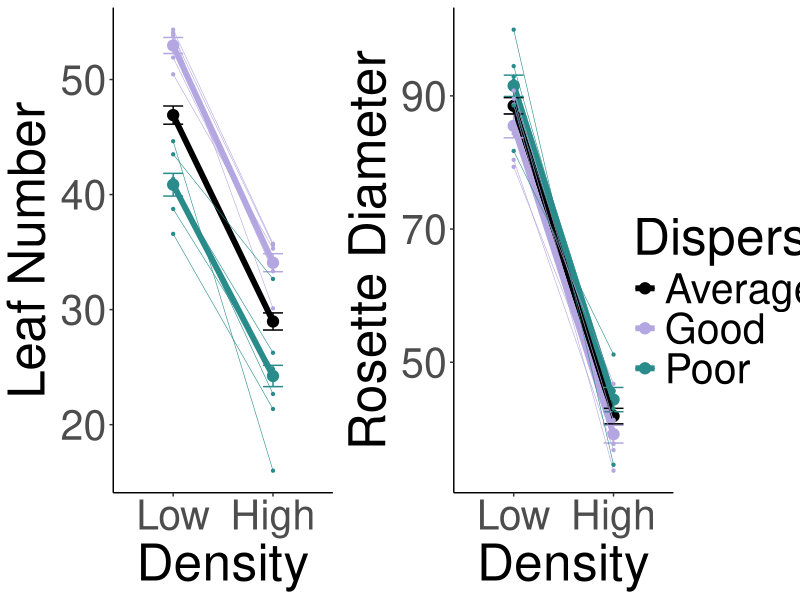
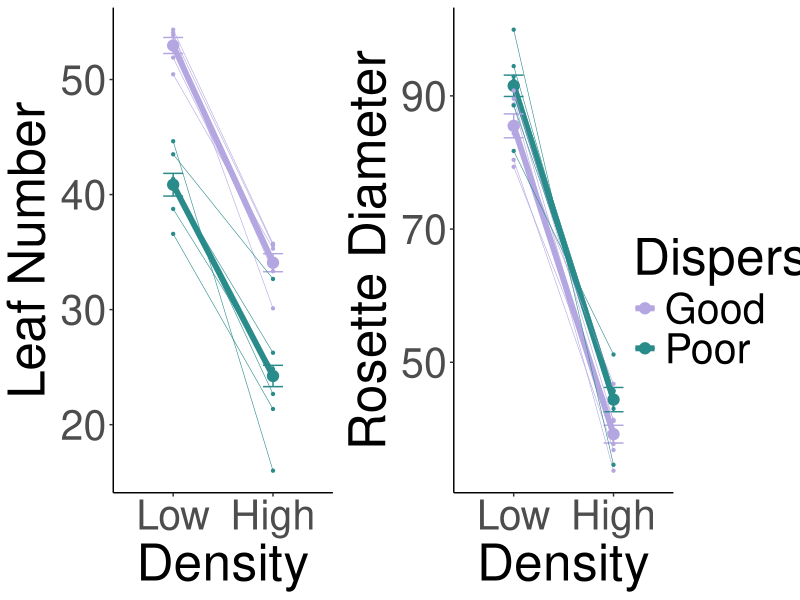
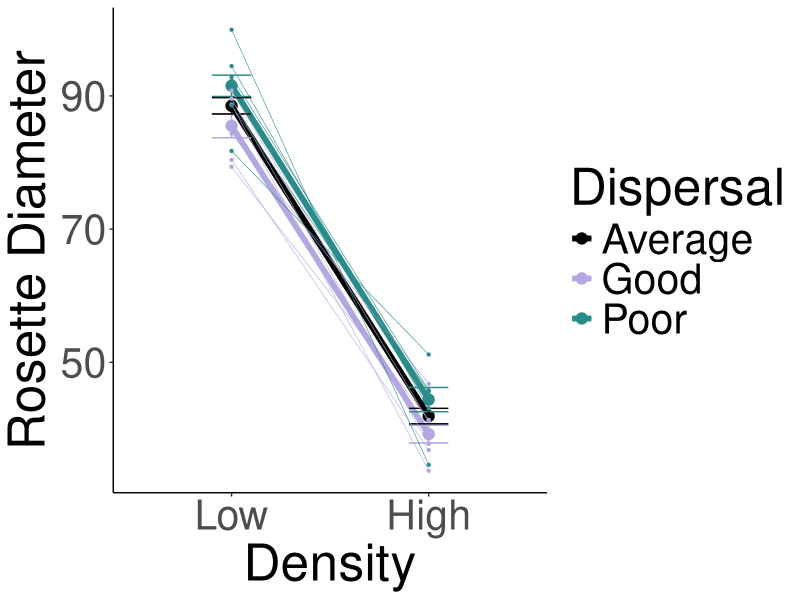
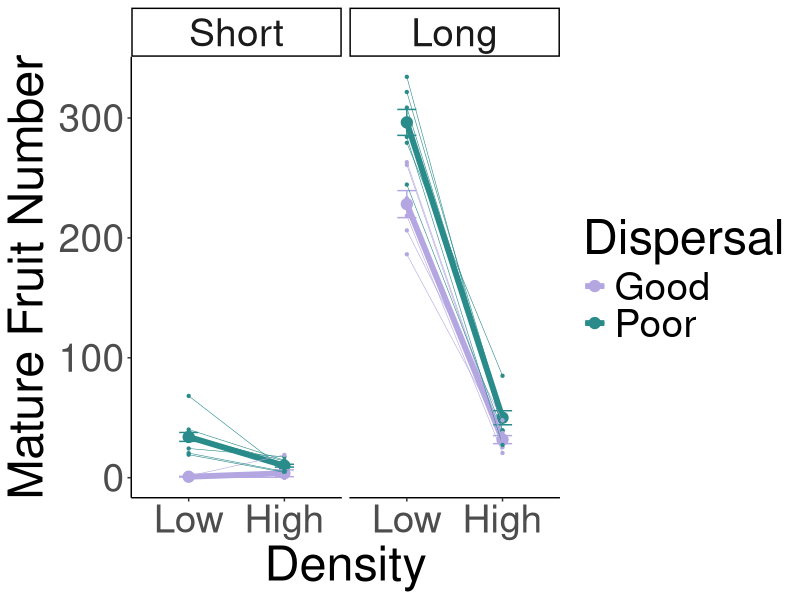
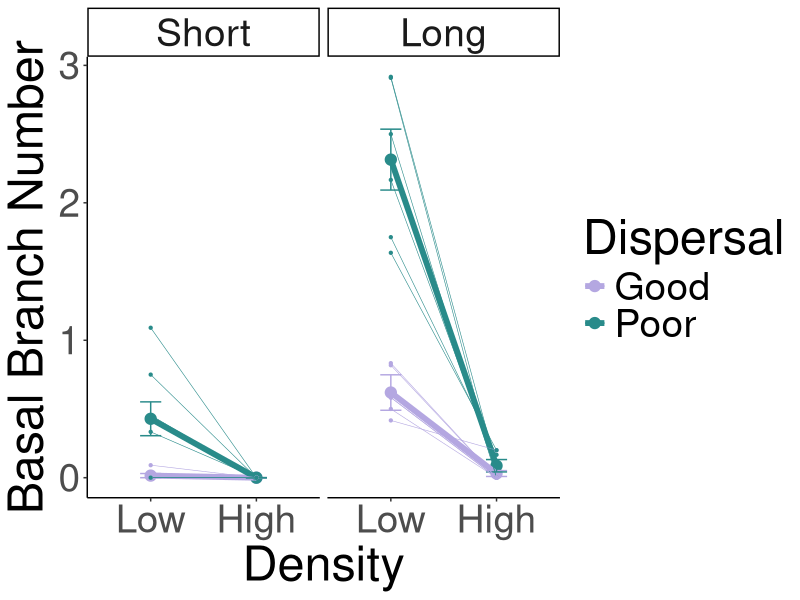
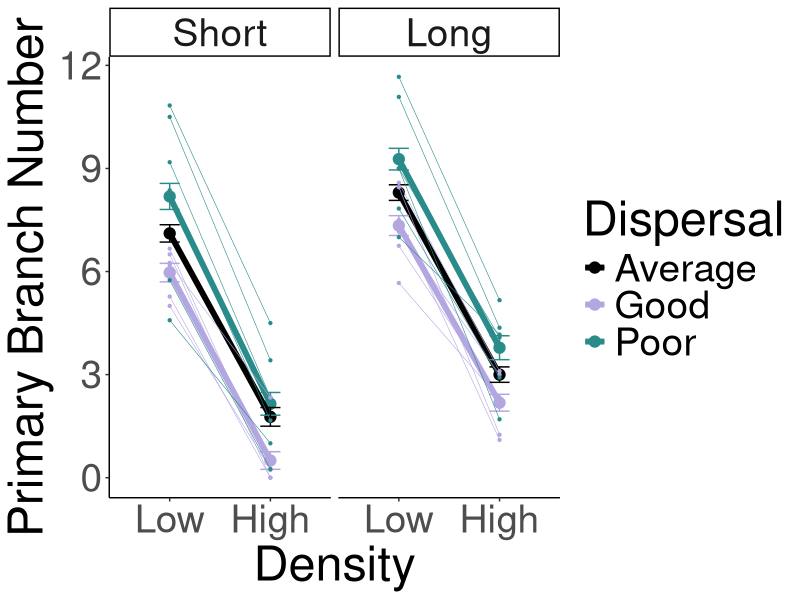
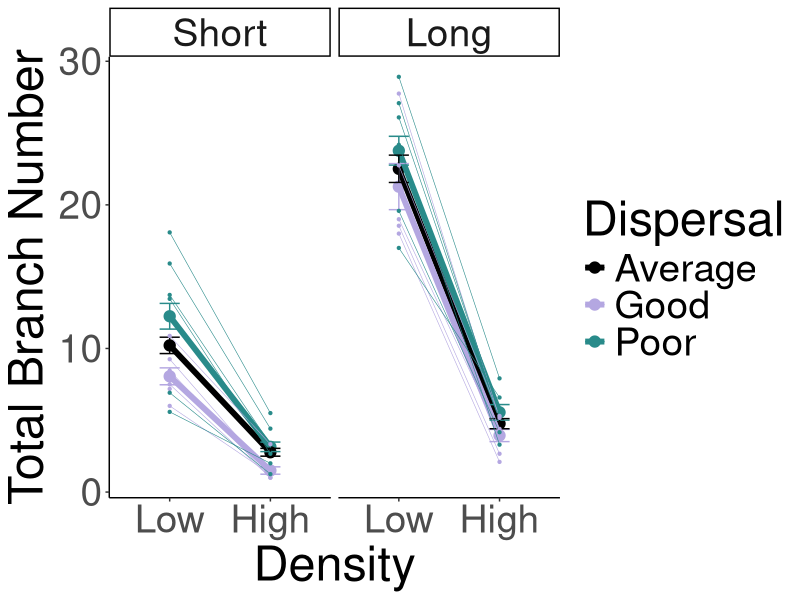
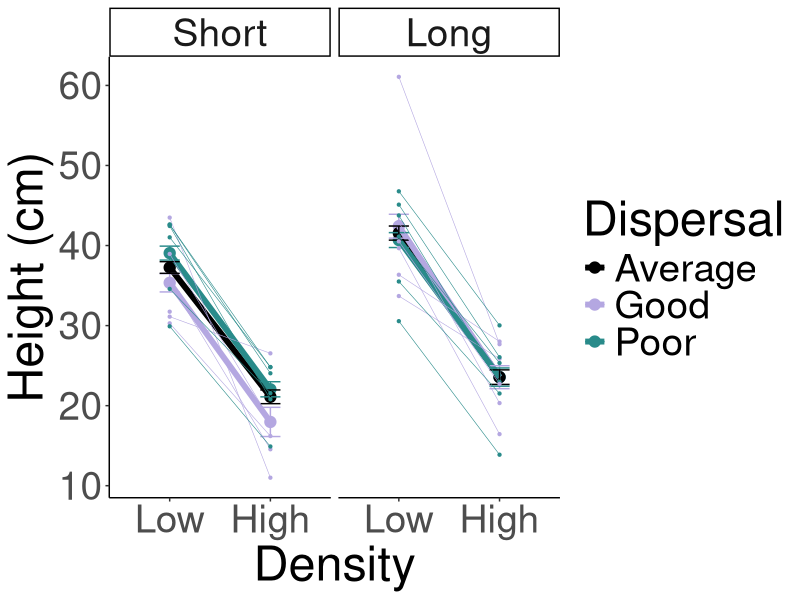

Reproduce these figures in R, in order.
## ---- chunk 1
library(tidyverse)
#level_order <- c('Close', 'Far') - no middle 
ch1Palette_2 <- c("#B4A7E1", "#298B8A")
ch1Palette_3 <- c("#000000","#B4A7E1", "#298B8A")
level_order_density <- c('Low', 'High')
#ch1Palette_source <- c("#E69F00", "#298B8A", "#B4A7E1")
#level_order <- c('Close', 'Middle', 'Far')
#ch1Palette <- c("#298B8A", "93E9EE","#B4A7E1")
#ch1Palette_source <- c("#E69F00", "#298B8A", "93E9EE","#B4A7E1")
#triplets <- read.csv("Pops_Trt_Triplet.csv")
#names(triplets)
library(gridExtra)
library(ggpubr)
get_legend<-function(myggplot){
  tmp <- ggplot_gtable(ggplot_build(myggplot))
  leg <- which(sapply(tmp$grobs, function(x) x$name) == "guide-box")
  legend <- tmp$grobs[[leg]]
  return(legend)
}
## ---- chunk 2
xhdensity <- read.csv("XHDensityData.csv")
head(xhdensity)
## ---- chunk 3
xhdensity_noheight <- xhdensity %>% select(ID, Geno, Genotype, SizeRE, SizeOrig, PotPlug, Chamber, Tray, Density, Season, MatFr, ImmFr, Flowers, BasBr, PrimBr, TotBr, FailedFr, LeafNum, Diam)
xhheight_cor <- read.csv("XH_HeightCorrection.csv")
xhdensity_corheight <- merge(xhdensity_noheight, xhheight_cor)
head(xhdensity_corheight)
#write.csv(xhdensity_corheight, "~/Documents/Duke/Lab/Dispersal Trays/XHDensity_CorHeight.csv", row.names = FALSE)

xhdensity_corheight$Density <- factor(xhdensity_corheight$Density, levels = c('Low', 'High'))

xhdensity_corheight_disp <- xhdensity_corheight %>% mutate(Disp=ifelse(SizeRE=="Big", "Good", "Poor"), Season=ifelse(Season=="Early", "Short", "Long"), BBcor=BasBr-1)
## ---- chunk 4
xhleafn_summary <- xhdensity_corheight_disp %>% group_by(Density, Disp) %>% filter(!is.na(LeafNum)) %>% summarise(meanLeafN=mean(LeafNum), SE = sd(LeafNum)/sqrt(n()))
xhleafn_summary
xhleafn_summary$Density <- factor(xhleafn_summary$Density, levels = c('Low', 'High'))

xhleafn_summary2 <- xhdensity_corheight_disp %>% group_by(Genotype, Density, Disp) %>% filter(!is.na(LeafNum)) %>% summarise(meanLeafN=mean(LeafNum), SE = 0)
xhleafn_summary2
xhleafn_summary2$Density <- factor(xhleafn_summary2$Density, levels = c('Low', 'High'))
xhleafn_summary2_unite <- unite(xhleafn_summary2, "DispGeno", c("Disp","Genotype"), remove = FALSE)
xhleafn_summary2_unite

xhleafn_summary3 <- xhdensity_corheight_disp %>% group_by(Density) %>% filter(!is.na(LeafNum)) %>% summarise(meanLeafN=mean(LeafNum), SE = sd(LeafNum)/sqrt(n())) %>% mutate(Disp="Average")
xhleafn_summary3
xhleafn_summary3$Density <- factor(xhleafn_summary3$Density, levels = c('Low', 'High'))
xhleafn_summary_bind <- rbind(xhleafn_summary, xhleafn_summary3) %>% mutate(DispGeno=Disp)
xhleafn_summary_bind

#the below has genotypes and average bars, yay! 
xhleafn_summary_bind$Density <- factor(xhleafn_summary_bind$Density, levels = c('Low', 'High'))
xhleafn_summary_fig <- xhleafn_summary_bind %>% 
  ggplot(aes(x=Density, y=meanLeafN, group=
DispGeno, color=Disp)) + 
  geom_point(size=3.5) + geom_line(size=2) +
  geom_errorbar(aes(ymin=meanLeafN-SE, ymax=meanLeafN+SE), width=.2) +
  labs(color="Dispersal") +
  theme_classic() + xlab("Density") + ylab("Leaf Number") + theme(text=element_text(size=37)) +
  scale_colour_manual(values=ch1Palette_3) +
  geom_line(data = xhleafn_summary2_unite, size=0.2) +
  geom_point(data = xhleafn_summary2_unite, size=0.8) 
#ggsave("XHDensLeafN_Genos.png", width=8, height=5, units="in")

xhleafn_summary_fig2 <- xhleafn_summary_bind %>% 
  filter(DispGeno != "Average") %>% 
  ggplot(aes(x=Density, y=meanLeafN, group=
DispGeno, color=Disp)) + 
  geom_point(size=3.5) + geom_line(size=2) +
  geom_errorbar(aes(ymin=meanLeafN-SE, ymax=meanLeafN+SE), width=.2) +
  labs(color="Dispersal") +
  theme_classic() + xlab("Density") + ylab("Leaf Number") + theme(text=element_text(size=37)) +
  scale_colour_manual(values=ch1Palette_2) +
  geom_line(data = xhleafn_summary2_unite, size=0.2) +
  geom_point(data = xhleafn_summary2_unite, size=0.8) 

xhdiam_summary <- xhdensity_corheight_disp %>% group_by(Density, Disp) %>% filter(!is.na(Diam)) %>% summarise(meanDiam=mean(Diam), SE = sd(Diam)/sqrt(n()))
xhdiam_summary

xhdiam_summary2 <- xhdensity_corheight_disp %>% group_by(Genotype, Density, Disp) %>% filter(!is.na(Diam)) %>% summarise(meanDiam=mean(Diam), SE = 0)
xhdiam_summary2
xhdiam_summary2_unite <- unite(xhdiam_summary2, "DispGeno", c("Disp","Genotype"), remove = FALSE)
xhdiam_summary2_unite

xhdiam_summary3 <- xhdensity_corheight_disp %>% group_by(Density) %>% filter(!is.na(Diam)) %>% summarise(meanDiam=mean(Diam), SE = sd(Diam)/sqrt(n())) %>% mutate(Disp="Average")
xhdiam_summary3
xhdiam_summary_bind <- rbind(xhdiam_summary, xhdiam_summary3) %>% mutate(DispGeno=Disp)
xhdiam_summary_bind

xhdiam_summary_bind$Density <- factor(xhdiam_summary_bind$Density, levels = c('Low', 'High'))
xhdiam_summary_fig <- xhdiam_summary_bind %>% ggplot(aes(x=Density, y=meanDiam, group=DispGeno, color=Disp)) + geom_point(size=3.5) + geom_line(size=2) +
  geom_errorbar(aes(ymin=meanDiam-SE, ymax=meanDiam+SE), width=.2) +
  labs(color="Dispersal") +
  theme_classic() + xlab("Density") + ylab("Rosette Diameter") + theme(text=element_text(size=37)) +
  scale_colour_manual(values=ch1Palette_3) +
  geom_line(data = xhdiam_summary2_unite, size=0.2) +
  geom_point(data = xhdiam_summary2_unite, size=0.8) 
ggsave("XHDensRoseDiam.png", width=8, height=5, units="in")

xhdiam_summary_fig2 <- xhdiam_summary_bind %>% 
  filter(DispGeno != "Average") %>%
  ggplot(aes(x=Density, y=meanDiam, group=DispGeno, color=Disp)) + 
  geom_point(size=3.5) + geom_line(size=2) +
  geom_errorbar(aes(ymin=meanDiam-SE, ymax=meanDiam+SE), width=.2) +
  labs(color="Dispersal") +
  theme_classic() + xlab("Density") + ylab("Rosette Diameter") + theme(text=element_text(size=37)) +
  scale_colour_manual(values=ch1Palette_2) +
  geom_line(data = xhdiam_summary2_unite, size=0.2) +
  geom_point(data = xhdiam_summary2_unite, size=0.8) 

#size at reproduction combined
legend <- get_legend(xhleafn_summary_fig)
xhleafn_summary_fig <- xhleafn_summary_fig + theme(legend.position="none")
xhdiam_summary_fig <- xhdiam_summary_fig + theme(legend.position="none")
grid.arrange(xhleafn_summary_fig, xhdiam_summary_fig, legend, ncol=3, widths=c(3.12, 3.12, 1.09))
#1900 x 700

legend <- get_legend(xhleafn_summary_fig2)
xhleafn_summary_fig2 <- xhleafn_summary_fig2 + theme(legend.position="none")
xhdiam_summary_fig2 <- xhdiam_summary_fig2 + theme(legend.position="none")
grid.arrange(xhleafn_summary_fig2, xhdiam_summary_fig2, legend, ncol=3, widths=c(3.12, 3.12, 1.09))
#1900 x 700
## ---- chunk 5
xhreptraits_summary <- xhdensity_corheight_disp %>% group_by(Season, Density, Disp) %>% filter(!is.na(MatFr)) %>% summarise(meanMatFr=mean(MatFr), SEMF=sd(MatFr)/sqrt(n()), meanBB=mean(BBcor), SEBB=sd(BBcor)/sqrt(n()), meanPB=mean(PrimBr), SEPB=sd(PrimBr)/sqrt(n()), meanTotB=mean(TotBr), SETotB=sd(TotBr)/sqrt(n()), meanHeight=mean(Height), SEH=sd(Height)/sqrt(n()))
xhreptraits_summary

#only traits not included are immature fruit, flowers, and failed fruits 
xhreptraits_summary2 <- xhdensity_corheight_disp %>% group_by(Genotype, Season, Density, Disp) %>% filter(!is.na(MatFr)) %>% summarise(meanMatFr=mean(MatFr), SEMF=0, meanBB=mean(BBcor), SEBB=0, meanPB=mean(PrimBr), SEPB=0, meanTotB=mean(TotBr), SETotB=0, meanHeight=mean(Height), SEH=0)
xhreptraits_summary2
xhreptraits_summary2_unite <- unite(xhreptraits_summary2, "DispGeno", c("Disp","Genotype"), remove = FALSE)
xhreptraits_summary2_unite
xhreptraits_summary2_unite$Season <- factor(xhreptraits_summary2_unite$Season, levels = c('Short', 'Long'))

xhreptraits_summary3 <- xhdensity_corheight_disp %>% group_by(Season,Density) %>%filter(!is.na(MatFr)) %>% summarise(meanMatFr=mean(MatFr), SEMF=sd(MatFr)/sqrt(n()), meanBB=mean(BBcor), SEBB=sd(BBcor)/sqrt(n()), meanPB=mean(PrimBr), SEPB=sd(PrimBr)/sqrt(n()), meanTotB=mean(TotBr), SETotB=sd(TotBr)/sqrt(n()), meanHeight=mean(Height), SEH=sd(Height)/sqrt(n())) %>% mutate(Disp="Average")
xhreptraits_summary3
xhreptraits_summary_bind <- rbind(xhreptraits_summary, xhreptraits_summary3) %>% mutate(DispGeno=Disp)
xhreptraits_summary_bind
xhreptraits_summary_bind$Density <- factor(xhreptraits_summary_bind$Density, levels = c('Low', 'High'))
xhreptraits_summary_bind$Season <- factor(xhreptraits_summary_bind$Season, levels = c('Short', 'Long'))
## ---- chunk 6
xhMatFr_summary_fig <- xhreptraits_summary_bind %>% ggplot(aes(x=Density, y=meanMatFr, group=DispGeno, color=Disp)) + geom_point(size=3.5) + geom_line(size=2) +
  geom_errorbar(aes(ymin=meanMatFr-SEMF, ymax=meanMatFr+SEMF), width=.2) +
  labs(color="Dispersal") +
  theme_classic() + xlab("Density") + ylab("Mature Fruit Number") + theme(text=element_text(size=35)) +
  scale_colour_manual(values=ch1Palette_3) +
  geom_line(data = xhreptraits_summary2_unite, size=0.2) +
  geom_point(data = xhreptraits_summary2_unite, size=0.8) +
  facet_grid(. ~Season)
#ggsave("XHDensMatFr.png", width=16, height=6, units="in")

xhMatFr_summary_fig2 <- xhreptraits_summary_bind %>% 
  filter(DispGeno != "Average") %>%
  ggplot(aes(x=Density, y=meanMatFr, group=DispGeno, color=Disp)) + 
  geom_point(size=3.5) + geom_line(size=2) +
  geom_errorbar(aes(ymin=meanMatFr-SEMF, ymax=meanMatFr+SEMF), width=.2) +
  labs(color="Dispersal") +
  theme_classic() + xlab("Density") + ylab("Mature Fruit Number") + theme(text=element_text(size=35)) +
  scale_colour_manual(values=ch1Palette_2) +
  geom_line(data = xhreptraits_summary2_unite, size=0.2) +
  geom_point(data = xhreptraits_summary2_unite, size=0.8) +
  facet_grid(. ~Season)
ggsave("For Publication/output/XHDensMatFr_NoAvg.png", width=16, height=6, units="in")
## ---- chunk 7
xhBB_summary_fig <- xhreptraits_summary_bind %>% ggplot(aes(x=Density, y=meanBB, group=DispGeno, color=Disp)) + geom_point(size=3.5) + geom_line(size=2) +
  geom_errorbar(aes(ymin=meanBB-SEBB, ymax=meanBB+SEBB), width=.2) +
  labs(color="Dispersal") +
  theme_classic() + xlab("Density") + ylab("Basal Branch Number") + theme(text=element_text(size=35)) +
  scale_colour_manual(values=ch1Palette_3) +
  geom_line(data = xhreptraits_summary2_unite, size=0.2) +
  geom_point(data = xhreptraits_summary2_unite, size=0.8) +
  facet_grid(. ~Season)
#ggsave("XHDensBB.png", width=16, height=6, units="in")

xhBB_summary_fig2 <- xhreptraits_summary_bind %>% 
   filter(DispGeno != "Average") %>%
  ggplot(aes(x=Density, y=meanBB, group=DispGeno, color=Disp)) + 
  geom_point(size=3.5) + geom_line(size=2) +
  geom_errorbar(aes(ymin=meanBB-SEBB, ymax=meanBB+SEBB), width=.2) +
  labs(color="Dispersal") +
  theme_classic() + xlab("Density") + ylab("Basal Branch Number") + theme(text=element_text(size=35)) +
  scale_colour_manual(values=ch1Palette_2) +
  geom_line(data = xhreptraits_summary2_unite, size=0.2) +
  geom_point(data = xhreptraits_summary2_unite, size=0.8) +
  facet_grid(. ~Season)
ggsave("For Publication/output/XH_BB_NoAvg.png", width=16, height=6, units="in")
## ---- chunk 8
xhPB_summary_fig <- xhreptraits_summary_bind %>% ggplot(aes(x=Density, y=meanPB, group=DispGeno, color=Disp)) + geom_point(size=3.5) + geom_line(size=2) +
  geom_errorbar(aes(ymin=meanPB-SEPB, ymax=meanPB+SEPB), width=.2) +
  labs(color="Dispersal") +
  theme_classic() + xlab("Density") + ylab("Primary Branch Number") + theme(text=element_text(size=35)) +
  scale_colour_manual(values=ch1Palette_3) +
  geom_line(data = xhreptraits_summary2_unite, size=0.2) +
  geom_point(data = xhreptraits_summary2_unite, size=0.8) +
  facet_grid(. ~Season)
ggsave("XHDensPB.png", width=16, height=6, units="in")
## ---- chunk 9
xhTotB_summary_fig <- xhreptraits_summary_bind %>% ggplot(aes(x=Density, y=meanTotB, group=DispGeno, color=Disp)) + geom_point(size=3.5) + geom_line(size=2) +
  geom_errorbar(aes(ymin=meanTotB-SETotB, ymax=meanTotB+SETotB), width=.2) +
  labs(color="Dispersal") +
  theme_classic() + xlab("Density") + ylab("Total Branch Number") + theme(text=element_text(size=35)) +
  scale_colour_manual(values=ch1Palette_3) +
  geom_line(data = xhreptraits_summary2_unite, size=0.2) +
  geom_point(data = xhreptraits_summary2_unite, size=0.8) +
  facet_grid(. ~Season)
ggsave("XHDensTotB.png", width=16, height=6, units="in")
## ---- chunk 10
xhreptraits_summary_bind$Density <- factor(xhreptraits_summary_bind$Density, levels = c('Low', 'High'))
xhHeight_summary_fig <- xhreptraits_summary_bind %>% ggplot(aes(x=Density, y=meanHeight, group=DispGeno, color=Disp)) + geom_point(size=3.5) + geom_line(size=2) +
  geom_errorbar(aes(ymin=meanHeight-SEH, ymax=meanHeight+SEH), width=.2) +
  labs(color="Dispersal") +
  theme_classic() + xlab("Density") + ylab("Height (cm)") + theme(text=element_text(size=35)) +
  scale_colour_manual(values=ch1Palette_3) +
  geom_line(data = xhreptraits_summary2_unite, size=0.2) +
  geom_point(data = xhreptraits_summary2_unite, size=0.8) +
  facet_grid(. ~Season)
ggsave("XHDensHeight.png", width=16, height=6, units="in")
